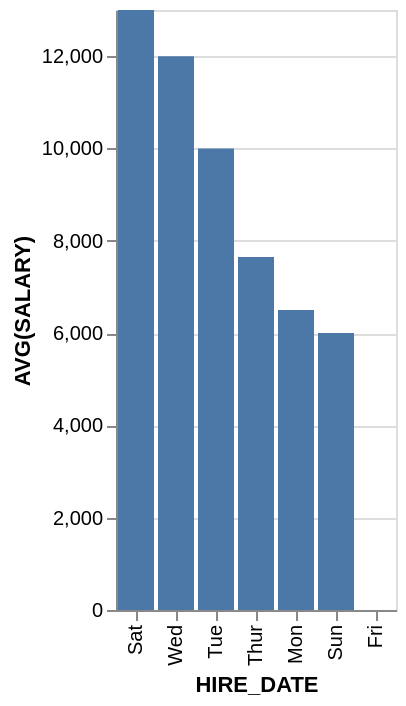

Here is the Vega-Lite specification saved for this chart:
### Vega-Lite specification from a JSON file in a GitHub repository (floating-point values rounded to 4 significant figures)
{"data": {"values": [{"x_data": "Sat", "y_data": 13000}, {"x_data": "Wed", "y_data": 12000}, {"x_data": "Tue", "y_data": 10000}, {"x_data": "Thur", "y_data": 7650}, {"x_data": "Mon", "y_data": 6500}, {"x_data": "Sun", "y_data": 6000}, {"x_data": "Fri", "y_data": 0}]}, "mark": "bar", "encoding": {"x": {"field": "x_data", "type": "nominal", "title": "HIRE_DATE", "sort": {"op": "sum", "field": "y_data", "order": "descending"}}, "y": {"field": "y_data", "type": "quantitative", "title": "AVG(SALARY)"}}}
